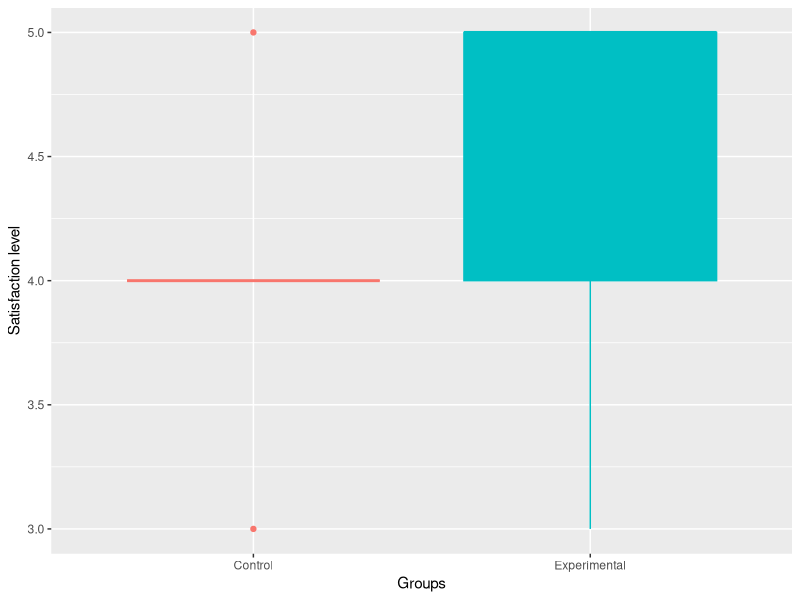

Reproduce this figure in R.
#FACILIDAD DE USO

#¿Cuál es tu nivel de satisfacción con la claridad y facilidad de
#uso de la guía?

#install.packages("tidyverse")

historial <- read.csv("./data.csv",sep="\t")
View(historial)
library(ggplot2)
library(dplyr) #para usar la funcion %>%


ggplot(historial, aes(Group, Satisfaction_level, fill=Group, color=Group ))+
  geom_boxplot(alph=0.4)+
  theme(legend.position = "none")+
  labs(y="Satisfaction level", x="Groups")

#Ahora, vamos a analizar los promedios de las muestras 
historial %>%
  group_by(Group) %>%
  summarize (total = n(),
             satisfaccion_promedio = mean(Satisfaction_level))